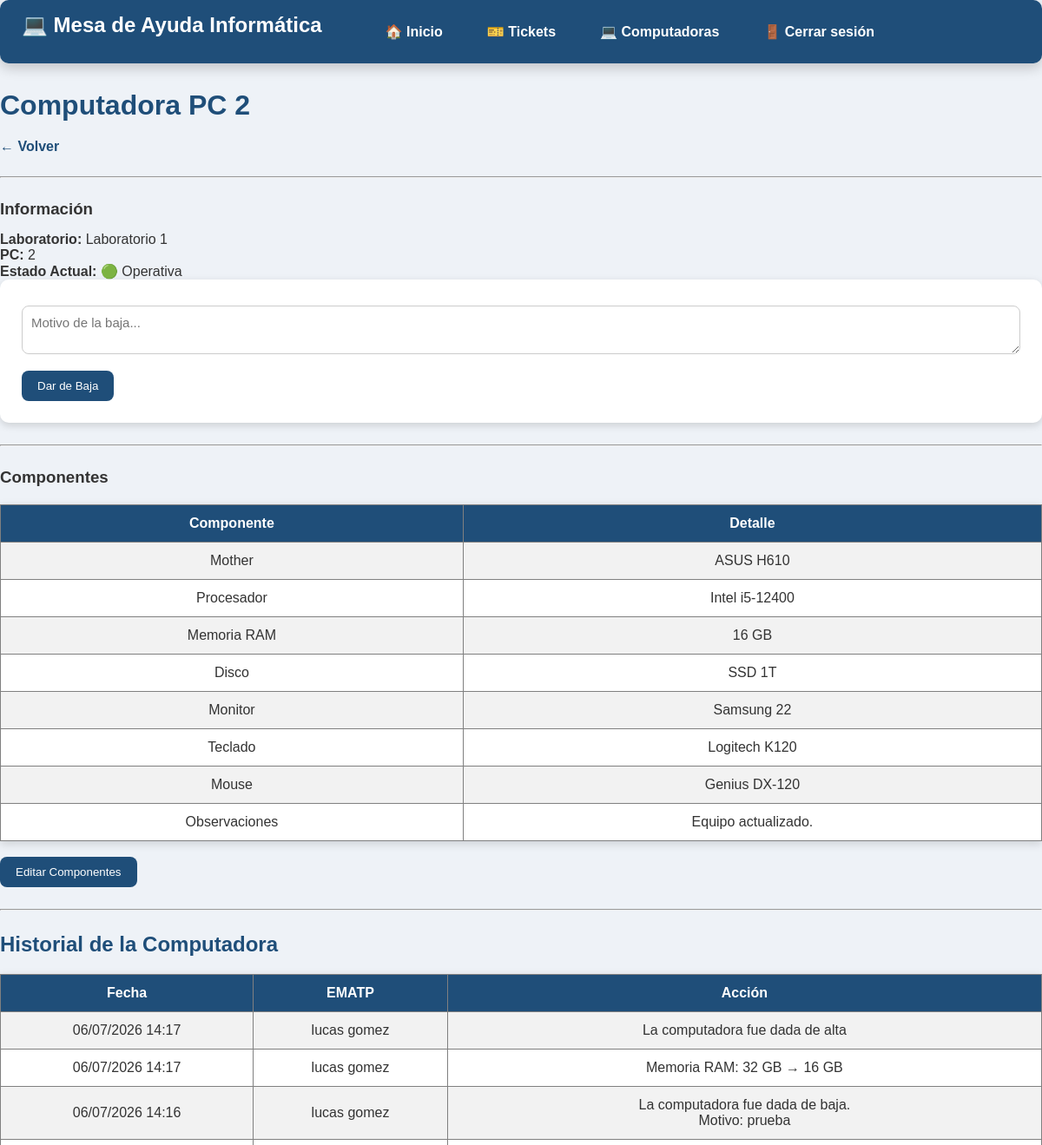
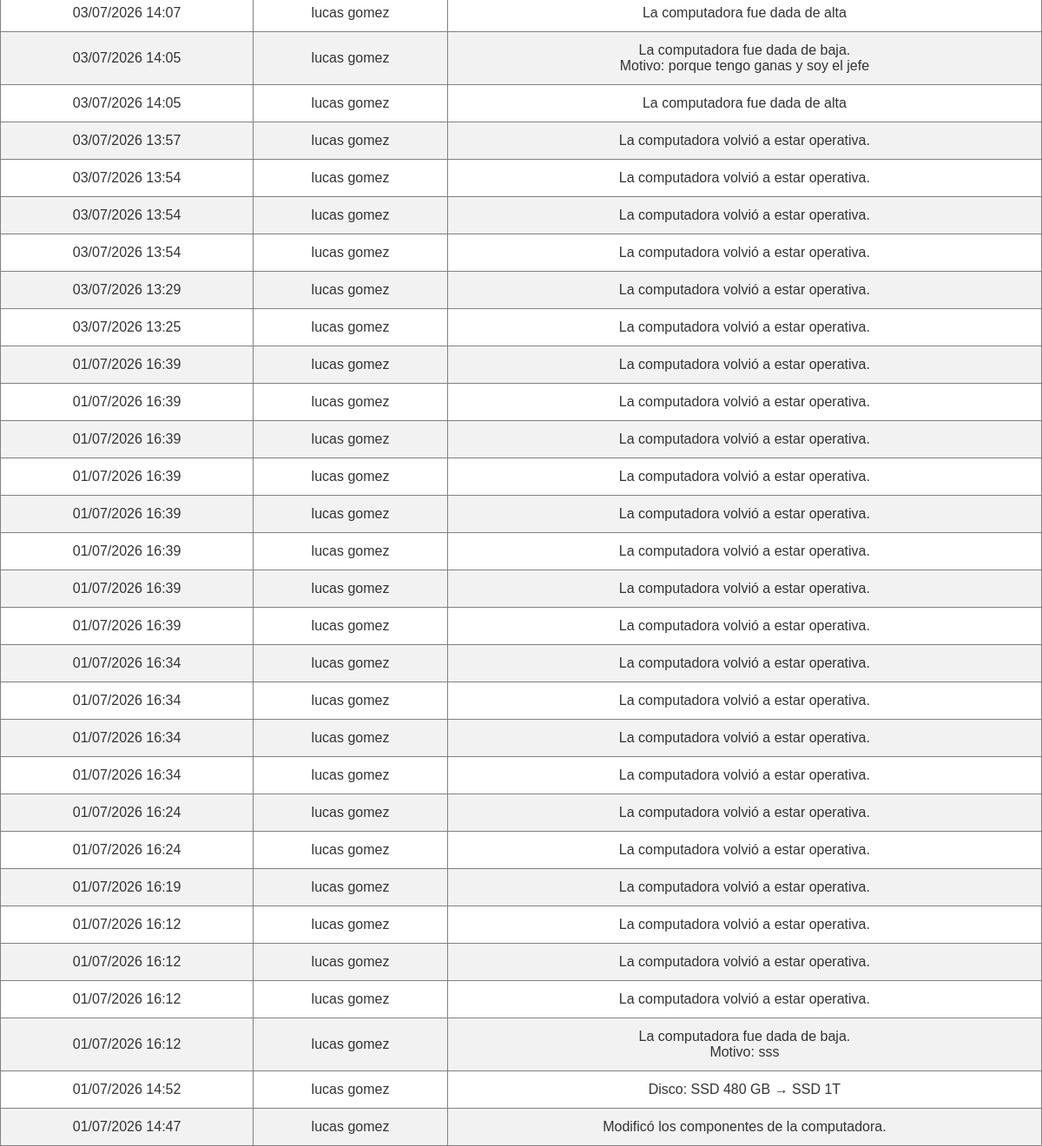
Screenshot of /ematp/ver_computadora.php?id=2 (signed in) with the database file from the repository (2 pictures, top to bottom).
### tables this page shows
CREATE TABLE `computadoras` (
  `id_computadora` int(11) NOT NULL,
  `numero_pc` int(11) NOT NULL,
  `id_laboratorio` int(11) NOT NULL,
  `estado` enum('Alta','Baja') NOT NULL DEFAULT 'Alta'
);

CREATE TABLE `laboratorios` (
  `id_laboratorio` int(11) NOT NULL,
  `nombre` varchar(50) NOT NULL
);

CREATE TABLE `componentes` (
  `id_componente` int(11) NOT NULL,
  `id_computadora` int(11) NOT NULL,
  `mother` varchar(100) DEFAULT NULL,
  `procesador` varchar(100) DEFAULT NULL,
  `memoria_ram` varchar(100) DEFAULT NULL,
  `disco` varchar(100) DEFAULT NULL,
  `monitor` varchar(100) DEFAULT NULL,
  `teclado` varchar(100) DEFAULT NULL,
  `mouse` varchar(100) DEFAULT NULL,
  `observaciones` varchar(255) DEFAULT NULL
);

CREATE TABLE `historial_computadoras` (
  `id_historial` int(11) NOT NULL,
  `id_computadora` int(11) NOT NULL,
  `id_usuario` int(11) NOT NULL,
  `accion` varchar(255) NOT NULL,
  `fecha` datetime NOT NULL DEFAULT current_timestamp()
);

CREATE TABLE `usuarios` (
  `id_usuario` int(11) NOT NULL,
  `nombre` varchar(50) NOT NULL,
  `apellido` varchar(50) NOT NULL,
  `email` varchar(100) NOT NULL,
  `contrasena` varchar(255) NOT NULL,
  `id_rol` int(11) NOT NULL
);

### ematp/ver_computadora.php (the view, shortened to what this page needs)
<?php
include("../conexion/conexion.php");
$id = $_GET["id"];
$sql = "SELECT
            computadoras.*,
            laboratorios.nombre AS laboratorio
        FROM computadoras
        INNER JOIN laboratorios
            ON computadoras.id_laboratorio = laboratorios.id_laboratorio
        WHERE computadoras.id_computadora = '$id'";
$resultado = mysqli_query($conexion, $sql);
$pc = mysqli_fetch_assoc($resultado);
$sqlComponentes = "SELECT *
                   FROM componentes
                   WHERE id_computadora = '$id'";
$resultadoComponentes = mysqli_query($conexion, $sqlComponentes);
$componentes = mysqli_fetch_assoc($resultadoComponentes);
$sqlHistorial = "SELECT
                    historial_computadoras.*,
                    usuarios.nombre,
                    usuarios.apellido
                FROM historial_computadoras
                INNER JOIN usuarios
                ON historial_computadoras.id_usuario = usuarios.id_usuario
                WHERE id_computadora='$id'
                ORDER BY fecha DESC";
$historial = mysqli_query($conexion,$sqlHistorial);
?>
<!DOCTYPE html>
<html lang="es">
<head>
    <link rel="stylesheet" href="../css/estilos.css">
</head>
<body>
<?php include("../includes/menu_ematp.php"); ?>
<h1>Computadora PC <?php echo $pc["numero_pc"]; ?></h1>
<a href="computadoras.php?laboratorio=<?php echo $pc["id_laboratorio"]; ?>">
← Volver
</a>
<hr>
<h3>Información</h3>
<p><strong>Laboratorio:</strong> <?php echo $pc["laboratorio"]; ?></p>
<p><strong>PC:</strong> <?php echo $pc["numero_pc"]; ?></p>
<p><strong>Estado Actual:</strong>
<?php echo ($pc["estado"] == "Alta") ? "🟢 Operativa" : "🔴 Fuera de servicio"; ?>
</p>
<?php if ($pc["estado"] == "Alta") { ?>
    <form action="cambiar_estado.php" method="POST">
        <textarea name="motivo" required placeholder="Motivo de la baja..."></textarea><br>
        <button type="submit">Dar de Baja</button>
    </form>
<?php } ?>
<hr>
<h3>Componentes</h3>
<table border="1" cellpadding="10">
<tr>
    <th>Componente</th>
    <th>Detalle</th>
</tr>
<tr>
    <td>Mother</td>
    <td><?php echo $componentes["mother"]; ?></td>
</tr>
<tr>
    <td>Procesador</td>
    <td><?php echo $componentes["procesador"]; ?></td>
</tr>
<tr>
    <td>Memoria RAM</td>
    <td><?php echo $componentes["memoria_ram"]; ?></td>
</tr>
<tr>
    <td>Disco</td>
    <td><?php echo $componentes["disco"]; ?></td>
</tr>
<tr>
    <td>Monitor</td>
    <td><?php echo $componentes["monitor"]; ?></td>
</tr>
<tr>
    <td>Teclado</td>
    <td><?php echo $componentes["teclado"]; ?></td>
</tr>
<tr>
    <td>Mouse</td>
    <td><?php echo $componentes["mouse"]; ?></td>
</tr>
<tr>
    <td>Observaciones</td>
    <td><?php echo $componentes["observaciones"]; ?></td>
</tr>
</table>
<br>
<a href="editar_componentes.php?id=<?php echo $pc["id_computadora"]; ?>">
<button>Editar Componentes</button>
</a>
<hr>
<h2>Historial de la Computadora</h2>
<table border="1" cellpadding="10">
<tr>
<th>Fecha</th>
<th>EMATP</th>
<th>Acción</th>
</tr>
<?php while($fila=mysqli_fetch_assoc($historial)){ ?>
<tr>
<td>
<?php echo date("d/m/Y H:i",strtotime($fila["fecha"])); ?>
</td>
<td>
<?php echo $fila["nombre"]." ".$fila["apellido"]; ?>
</td>
<td>
<?php echo nl2br($fila["accion"]); ?>
</td>
</tr>
<?php } ?>
</table>
</body>
</html>

### css/estilos.css (style rules this page uses)
* { margin:0; padding:0; box-sizing:border-box; font-family:Arial, Helvetica, sans-serif; }
body { background:#eef2f7; color:#333; font-family:Arial, Helvetica, sans-serif; }
h1 { color:#1f4e79; margin-bottom:20px; }
h2 { color:#1f4e79; margin-bottom:15px; }
h3 { margin-bottom:15px; }
a { color:#1f4e79; text-decoration:none; font-weight:bold; }
button { background:#1f4e79; color:white; border:none; padding:10px 18px; border-radius:8px; cursor:pointer; transition:.3s; }
input, select, textarea { width:100%; padding:10px; border:1px solid #ccc; border-radius:8px; margin-top:5px; margin-bottom:15px; font-size:15px; }
textarea { resize:vertical; }
table { width:100%; border-collapse:collapse; margin-top:20px; background:white; box-shadow:0px 3px 10px rgba(0,0,0,.15); }
table th { background:#1f4e79; color:white; padding:12px; }
table td { padding:12px; text-align:center; }
table tr:nth-child(even) { background:#f2f2f2; }
hr { margin:25px 0; }
form { background:white; padding:25px; border-radius:10px; box-shadow:0px 3px 10px rgba(0,0,0,.15); }

### rows the page displays
computadoras: numero_pc "2", id_laboratorio.nombre "Laboratorio 1"
componentes: mother "ASUS H610", procesador "Intel i5-12400", memoria_ram "16 GB", disco "SSD 1T", monitor "Samsung 22", teclado "Logitech K120", mouse "Genius DX-120", observaciones "Equipo actualizado."
historial_computadoras: fecha "06/07/2026 14:17", id_usuario.nombre "lucas", id_usuario.apellido "gomez", accion "La computadora fue dada de alta"
historial_computadoras: fecha "06/07/2026 14:17", id_usuario.nombre "lucas", id_usuario.apellido "gomez", accion "Memoria RAM: 32 GB → 16 GB"
historial_computadoras: fecha "06/07/2026 14:16", id_usuario.nombre "lucas", id_usuario.apellido "gomez", accion "La computadora fue dada de baja. Motivo: prueba"
historial_computadoras: fecha "03/07/2026 14:07", id_usuario.nombre "lucas", id_usuario.apellido "gomez", accion "La computadora fue dada de alta"
historial_computadoras: fecha "03/07/2026 14:05", id_usuario.nombre "lucas", id_usuario.apellido "gomez", accion "La computadora fue dada de baja. Motivo: porque tengo ganas y soy el jefe"
historial_computadoras: fecha "03/07/2026 14:05", id_usuario.nombre "lucas", id_usuario.apellido "gomez", accion "La computadora fue dada de alta"
historial_computadoras: fecha "03/07/2026 13:57", id_usuario.nombre "lucas", id_usuario.apellido "gomez", accion "La computadora volvió a estar operativa."
historial_computadoras: fecha "03/07/2026 13:54", id_usuario.nombre "lucas", id_usuario.apellido "gomez", accion "La computadora volvió a estar operativa."
historial_computadoras: fecha "03/07/2026 13:54", id_usuario.nombre "lucas", id_usuario.apellido "gomez", accion "La computadora volvió a estar operativa."
historial_computadoras: fecha "03/07/2026 13:54", id_usuario.nombre "lucas", id_usuario.apellido "gomez", accion "La computadora volvió a estar operativa."
historial_computadoras: fecha "03/07/2026 13:29", id_usuario.nombre "lucas", id_usuario.apellido "gomez", accion "La computadora volvió a estar operativa."
historial_computadoras: fecha "03/07/2026 13:25", id_usuario.nombre "lucas", id_usuario.apellido "gomez", accion "La computadora volvió a estar operativa."
historial_computadoras: fecha "01/07/2026 16:39", id_usuario.nombre "lucas", id_usuario.apellido "gomez", accion "La computadora volvió a estar operativa."
historial_computadoras: fecha "01/07/2026 16:39", id_usuario.nombre "lucas", id_usuario.apellido "gomez", accion "La computadora volvió a estar operativa."
historial_computadoras: fecha "01/07/2026 16:39", id_usuario.nombre "lucas", id_usuario.apellido "gomez", accion "La computadora volvió a estar operativa."
historial_computadoras: fecha "01/07/2026 16:39", id_usuario.nombre "lucas", id_usuario.apellido "gomez", accion "La computadora volvió a estar operativa."
historial_computadoras: fecha "01/07/2026 16:39", id_usuario.nombre "lucas", id_usuario.apellido "gomez", accion "La computadora volvió a estar operativa."
historial_computadoras: fecha "01/07/2026 16:39", id_usuario.nombre "lucas", id_usuario.apellido "gomez", accion "La computadora volvió a estar operativa."
historial_computadoras: fecha "01/07/2026 16:39", id_usuario.nombre "lucas", id_usuario.apellido "gomez", accion "La computadora volvió a estar operativa."
historial_computadoras: fecha "01/07/2026 16:39", id_usuario.nombre "lucas", id_usuario.apellido "gomez", accion "La computadora volvió a estar operativa."
historial_computadoras: fecha "01/07/2026 16:34", id_usuario.nombre "lucas", id_usuario.apellido "gomez", accion "La computadora volvió a estar operativa."
historial_computadoras: fecha "01/07/2026 16:34", id_usuario.nombre "lucas", id_usuario.apellido "gomez", accion "La computadora volvió a estar operativa."
historial_computadoras: fecha "01/07/2026 16:34", id_usuario.nombre "lucas", id_usuario.apellido "gomez", accion "La computadora volvió a estar operativa."
historial_computadoras: fecha "01/07/2026 16:34", id_usuario.nombre "lucas", id_usuario.apellido "gomez", accion "La computadora volvió a estar operativa."
historial_computadoras: fecha "01/07/2026 16:24", id_usuario.nombre "lucas", id_usuario.apellido "gomez", accion "La computadora volvió a estar operativa."
historial_computadoras: fecha "01/07/2026 16:24", id_usuario.nombre "lucas", id_usuario.apellido "gomez", accion "La computadora volvió a estar operativa."
historial_computadoras: fecha "01/07/2026 16:19", id_usuario.nombre "lucas", id_usuario.apellido "gomez", accion "La computadora volvió a estar operativa."
historial_computadoras: fecha "01/07/2026 16:12", id_usuario.nombre "lucas", id_usuario.apellido "gomez", accion "La computadora volvió a estar operativa."
historial_computadoras: fecha "01/07/2026 16:12", id_usuario.nombre "lucas", id_usuario.apellido "gomez", accion "La computadora volvió a estar operativa."
historial_computadoras: fecha "01/07/2026 16:12", id_usuario.nombre "lucas", id_usuario.apellido "gomez", accion "La computadora volvió a estar operativa."
historial_computadoras: fecha "01/07/2026 16:12", id_usuario.nombre "lucas", id_usuario.apellido "gomez", accion "La computadora fue dada de baja. Motivo: sss"
historial_computadoras: fecha "01/07/2026 14:52", id_usuario.nombre "lucas", id_usuario.apellido "gomez", accion "Disco: SSD 480 GB → SSD 1T"
historial_computadoras: fecha "01/07/2026 14:47", id_usuario.nombre "lucas", id_usuario.apellido "gomez", accion "Modificó los componentes de la computadora."
